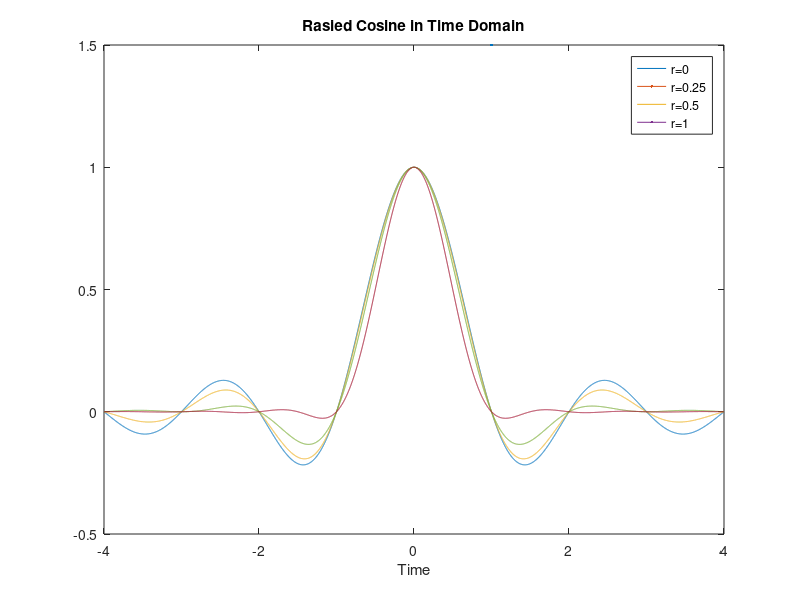
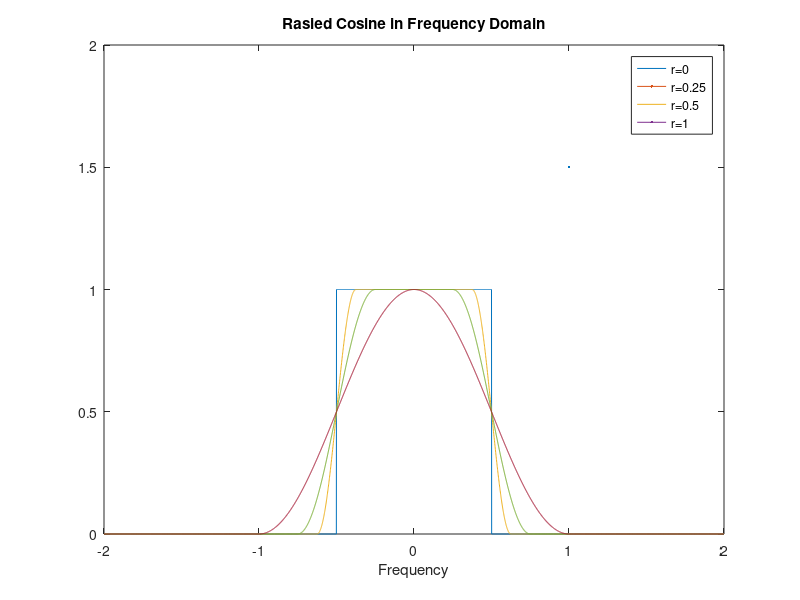

These charts were generated, in order, by the following MATLAB code: (Note: this script raises an error after producing the figures.)
close all

%% Raised Cosine

Bitrate = 1; % in bits per second, assuming 1 symbol corresponds to 1 bit
T_Pulse = 1/Bitrate; 
SamplingTime = 0.001; % in seconds
SamplingFrequency = 1/SamplingTime;

StartTime = -4;
EndTime = 4;


%https://engineering.purdue.edu/~ee538/SquareRootRaisedCosine.pdf



Time = StartTime:SamplingTime:EndTime-SamplingTime; %to create coherent even numbered array
Frequency = -2/T_Pulse:SamplingTime:2/T_Pulse-SamplingTime;

figure
for r = [0, 0.25, 0.5, 1]
    RaisedCosine_t = (1./T_Pulse).*sinc(Time./T_Pulse).*(cos(pi.*r.*Time./T_Pulse))./(1-(2.*r.*Time./T_Pulse).^2);
    specialcase = find(RaisedCosine_t==Inf);
    RaisedCosine_t(specialcase) = (pi/(4*T_Pulse)) * sinc(1/(2*r));
    plot(Time,RaisedCosine_t,LineWidth=1.5)
    hold on
end
legend('r=0', 'r=0.25', 'r=0.5', 'r=1')
title('Rasied Cosine in Time Domain')
xlabel('Time')

figure
for r = [0, 0.25, 0.5, 1]
    RaisedCosine_f = zeros(1,length(Frequency));
    ConditionIndicies = find(abs(Frequency) > (1-r)/(2*T_Pulse) & abs(Frequency) <= (1+r)/(2*T_Pulse));
    RaisedCosine_f(ConditionIndicies) = 0.5 * (1 + cos((pi*T_Pulse./r).*(abs(Frequency(ConditionIndicies))-(1-r)/(2*T_Pulse))));
    ConditionIndicies = find(abs(Frequency) <= (1-r)/(2*T_Pulse));
    RaisedCosine_f(ConditionIndicies) = 1;
    plot(Frequency,RaisedCosine_f,LineWidth=1.5)
    hold on
end
legend('r=0', 'r=0.25', 'r=0.5', 'r=1')
title('Rasied Cosine in Frequency Domain')
xlabel('Frequency')


%% Line Coding


%BitSequence = [0 1 0 0 1 1 0 1 0 1 1 0 1 1 1 1];
Bitrate = 1;
WaveformSamples = 10;
SamplingFrequency = WaveformSamples*Bitrate;
SequenceLength = 10000;
RandomSequence = rand(1,SequenceLength)>0.5;
Amplitude = 1;

Samples = 0:SequenceLength*WaveformSamples-1;


NRZ=[];
for index=1:length(RandomSequence)
    if  RandomSequence(index)==1
        NRZ = [NRZ [ones(1,WaveformSamples)]*Amplitude];
    elseif RandomSequence(index)==0
        NRZ = [NRZ [ones(1,WaveformSamples)]*0];
    end
end


figure
subplot 211
stairs(Samples,NRZ, LineWidth=1.5)
title('NRZ Encoding')
ylabel('Amplitude')
xlim([1, 80])
subplot 212
pspectrum(NRZ,SamplingFrequency)
title('Power Spectral Density')


Manchester=[];
for index=1:length(RandomSequence)
    if  RandomSequence(index)==1
        Manchester = [Manchester [ones(1,WaveformSamples/2) -1*ones(1,WaveformSamples/2)]*Amplitude];
    elseif RandomSequence(index)==0
        Manchester = [Manchester [-1*ones(1,WaveformSamples/2) ones(1,WaveformSamples/2)]*Amplitude];
    end
end


figure
subplot 211
stairs(Samples,Manchester, LineWidth=1.5)
xlim([1, 80])
title('Manchester Encoding')
ylabel('Amplitude')
subplot 212
pspectrum(Manchester,SamplingFrequency)
title('Power Spectral Density')

AMI=[];
for index=1:length(RandomSequence)
    if RandomSequence(index)==1
        AMI = [AMI [ones(1,WaveformSamples)]*Amplitude];
        Amplitude = -Amplitude; % Invert amplitude for each 1
    elseif RandomSequence(index)==0
        AMI = [AMI [ones(1,WaveformSamples)]*0];
    end
end

figure
subplot(2, 1, 1)
stairs(Samples, AMI, LineWidth=1.5)
xlim([1, 80])
title('AMI Encoding')
ylabel('Amplitude')
subplot(2, 1, 2)
pspectrum(AMI, SamplingFrequency)
% xlabel('Frequency')
% ylabel('Power')
title('Power Spectral Density')


figure
hold on
pspectrum(NRZ,SamplingFrequency)
pspectrum(Manchester,SamplingFrequency)
pspectrum(AMI, SamplingFrequency)
title('Power Spectral Density Comparison')
legend('NRZ', 'Manchester', 'AMI')
%% Unscuccessful (but definitely helpful) Attempts

%UnipolarNRZ = [0 1 0 0 1 1 0 1 0 1 1 0 1 1 1 1];

%figure
%stairs(NRZ,LineWidth=1.5)
%stairs(Manchester,LineWidth=1.5)
%figure
%pspectrum(NRZ,SamplingFrequency)







%plot(Frequency,RaisedCosine_f)
%(pi*T_Pulse./r).*(abs(Frequency)-(1-r)/(2*T_Pulse))
%RaisedCosine_f = 0.5 * (1 + cos((pi*T_Pulse./r).*(abs(Frequency)-(1-r)/(2*T_Pulse))))



% syms f
% RaisedCosine_f = piecewise( abs(f) <= (1-r)/2*T_Pulse, 1, ...
%                             abs(f) > (1-r)/2*T_Pulse & abs(f) <= (1+r)/2*T_Pulse, 0.5.*(1+cos((pi.*T_Pulse./r).*(abs(f)-((1-r)/2.*T_Pulse)))) ...
%                             , 0 )
% 
% fplot(RaisedCosine_f, [-0.5 0.5])

%RaisedCosine_f = fft(RaisedCosine_t,SamplingPoints/2);
%Frequency = SamplingFreq/SamplingPoints*[0:SamplingPoints-1]
%plot(abs(RaisedCosine_f))



% RaisedCosine_f = piecewise(abs(f) < (1-r)./(2.*T_Pulse), 1, 0.5.*(1+cos((pi.*T_Pulse./r).*(abs(f)-((1-r)/2.*T_Pulse)))),)
% (abs(F)) & ()



% 
% SamplePoints = length(t);
% FourierTransform = fft(RaisedCosine)/SamplePoints;
% Frequency = 0:SamplingFrequency/SamplePoints:SamplingFrequency-SamplingFrequency/SamplePoints;
% MeaningfulFrequency = Frequency(1:SamplePoints/2);
% 
% DS_Spectrum = [FourierTransform(2:end) FourierTransform(1) FourierTransform(2:end)];
% DS_Freq = 1-SamplingFrequency:SamplingFrequency-1;
% 
% figure
% plot(DS_Freq,abs(DS_Spectrum))
% xlim([-SamplingFreq/2, SamplingFreq/2])



%RaisedCosine = piecewiseRaisedCosine(t, T_Pulse, r)


%RaisedCosine(abs(T_Pulse/(2*r*0.001))) = (pi/(4*T_Pulse)) * sinc(1/(2*r))




% 
% 
% for t = 0.49:0.001:0.51
%     if t == T_Pulse/(2*r)
%         RaisedCosine(t) = (pi/(4*T_Pulse)) * sinc(1/(2*r));
%         Cond = 1
%     else
%         RaisedCosine(t) = (1/T_Pulse) * sinc(t/T_Pulse) .* (cos(pi*r*t/T_Pulse)) ./ (1 - (2*r*t/T_Pulse).^2);
%     end
% end



% function RaisedCosine = piecewiseRaisedCosine(t, T_Pulse, r)
%     if t == T_Pulse/(2*r)
%         RaisedCosine = (pi/(4*T_Pulse)) * sinc(1/(2*r));
%         Cond = 1
%     else
%         RaisedCosine = (1/T_Pulse) * sinc(t/T_Pulse) .* (cos(pi*r*t/T_Pulse)) ./ (1 - (2*r*t/T_Pulse).^2);
%     end
% end





%RaisedCosine = RaisedCosinePiecewise(0.5)
%RaisedCosine = cos(pi.*r.*t./T_Pulse)./(1-(2.*r.*t./T_Pulse).^2).*sinc(pi.*t./T_Pulse)
%RaisedCosine = (pi/4*T_Pulse)*sinc(1/2r);

%syms t
%pw = piecewise(cond1,val1,cond2,val2,...,otherwiseVal)
%RaisedCosine = piecewise(T_Pulse./2.*r, (pi./4.*T_Pulse).*sinc(1./2.*r), 1)

%RaisedCosine = piecewise(T_Pulse./2.*r,(pi/(4*T_Pulse))*sinc(1/(2*r)),(1./T_Pulse).*sinc(t./T_Pulse).*(cos(pi.*r.*t./T_Pulse))./(1-(2.*r.*t./T_Pulse).^2))

%RaisedCosine = (1./T_Pulse).*sinc(t./T_Pulse).*(cos(pi.*r.*t./T_Pulse))./(1-(2.*r.*t./T_Pulse).^2)


%function RaisedCosine = RaisedCosinePiecewise(t)
%    if t = T_Pulse./2*r
%        RaisedCosine = (pi/(4*T_Pulse))*sinc(1/(2*r));
%    else
%        RaisedCosine = (1./T_Pulse).*sinc(t./T_Pulse).*(cos(pi.*r.*t./T_Pulse))./(1-(2.*r.*t./T_Pulse).^2);
%    end
%end
